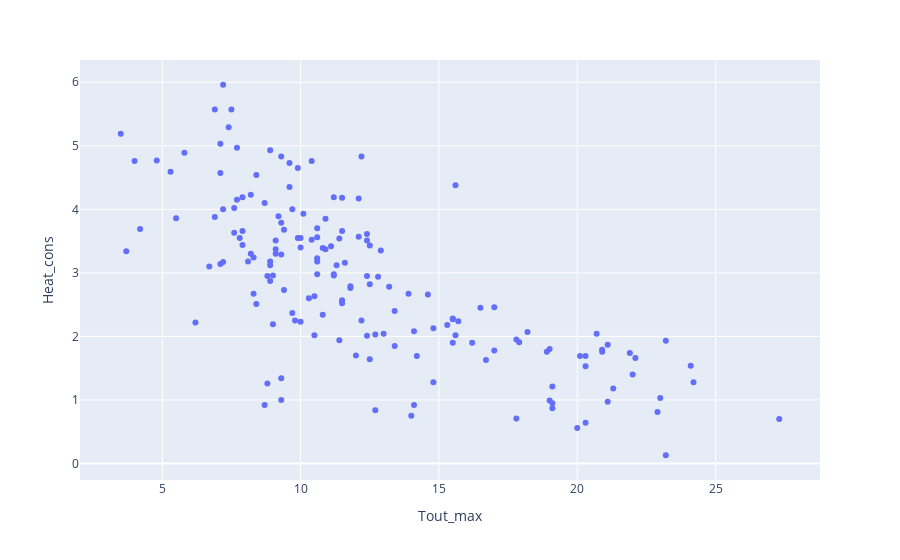

The notebook cell saved with this chart:
### Code cell
# Scatter plot between AssimLight and RadSum

px.scatter(res, x = "Tout_max", y = "Heat_cons")

### Figure 1 — Plotly figure (JSON) as saved in the notebook; plotly's stock layout.template omitted (floating-point values rounded to 4 significant figures; data arrays with more than 128 entries replaced by an {"elided": "..."} marker saying what was removed)
{"data": [{"hovertemplate": "Tout_max=%{x}<br>Heat_cons=%{y}<extra></extra>", "legendgroup": "", "marker": {"color": "#636efa", "symbol": "circle"}, "mode": "markers", "name": "", "orientation": "v", "showlegend": false, "type": "scatter", "x": {"elided": "166 float values"}, "xaxis": "x", "y": {"elided": "166 float values"}, "yaxis": "y"}], "layout": {"legend": {"tracegroupgap": 0}, "margin": {"t": 60}, "xaxis": {"anchor": "y", "domain": [0, 1], "title": {"text": "Tout_max"}}, "yaxis": {"anchor": "x", "domain": [0, 1], "title": {"text": "Heat_cons"}}}}
